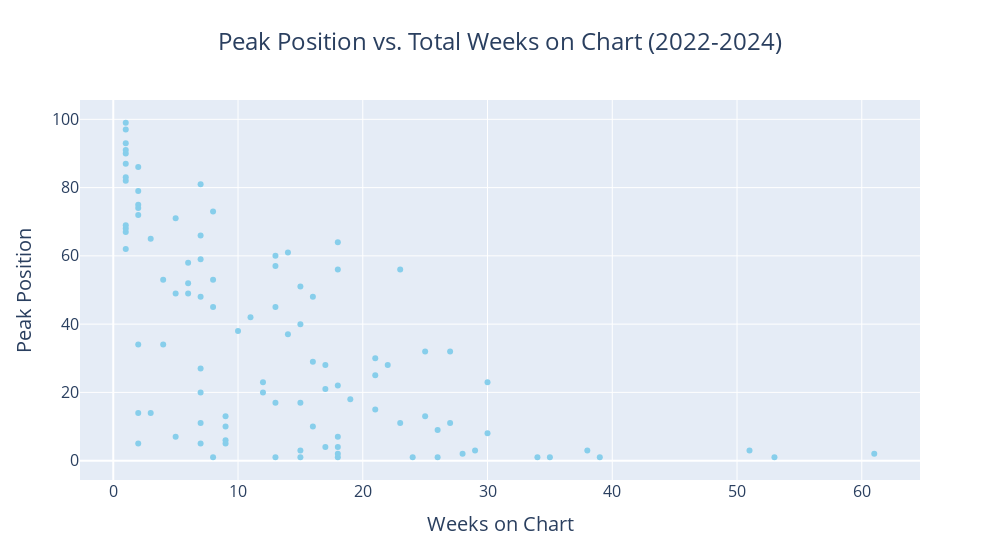

Notebook cell for this chart:
### Code cell
# Peak Position vs. Total Weeks on Chart (2022-2024)
# Create a scatter plot
fig = px.scatter(
    weeks_on_chart_sorted,
    x='Weeks on Chart',
    y='Peak Position',
    color_discrete_sequence=['skyblue'],
    hover_data=['Title', 'Singer(s)'],
    title='Peak Position vs. Total Weeks on Chart (2022-2024)',
    width=1000
)

# Customize the chart
fig.update_layout(
    title_font=dict(size=24),
    title_x=0.5,
    xaxis_title='Weeks on Chart',
    yaxis_title='Peak Position',
    xaxis_title_font=dict(size=20),
    yaxis_title_font=dict(size=20),
    xaxis=dict(
        tickfont=dict(size=16),
    ),
    yaxis=dict(
        tickfont=dict(size=16)
    ),
    hoverlabel=dict(
        font=dict(
            family="Arial",
            size=14
        )
    ),
    bargap=0.2
)

# Show the chart
fig.show()

### Figure 1 — Plotly figure (JSON) as saved in the notebook; plotly's stock layout.template omitted (floating-point values rounded to 4 significant figures; data arrays with more than 128 entries replaced by an {"elided": "..."} marker saying what was removed)
{"data": [{"customdata": {"elided": "100x2 str values"}, "hovertemplate": "Weeks on Chart=%{x}<br>Peak Position=%{y}<br>Title=%{customdata[0]}<br>Singer(s)=%{customdata[1]}<extra></extra>", "legendgroup": "", "marker": {"color": "skyblue", "symbol": "circle"}, "mode": "markers", "name": "", "orientation": "v", "showlegend": false, "type": "scatter", "x": [61, 53, 51, 39, 38, 35, 34, 30, 30, 29, 28, 27, 27, 26, 26, 25, 25, 24, 23, 23, 22, 21, 21, 21, 19, 18, 18, 18, 18, 18, 18, 18, 17, 17, 17, 16, 16, 16, 15, 15, 15, 15, 15, 14, 14, 13, 13, 13, 13, 13, 12, 12, 11, 10, 9, 9, 9, 9, 8, 8, 8, 8, 7, 7, 7, 7, 7, 7, 7, 7, 6, 6, 6, 5, 5, 5, 4, 4, 3, 3, 2, 2, 2, 2, 2, 2, 2, 2, 1, 1, 1, 1, 1, 1, 1, 1, 1, 1, 1, 1], "xaxis": "x", "y": [2, 1, 3, 1, 3, 1, 1, 8, 23, 3, 2, 32, 11, 1, 9, 32, 13, 1, 56, 11, 28, 15, 25, 30, 18, 1, 2, 4, 56, 22, 7, 64, 28, 4, 21, 29, 10, 48, 17, 1, 51, 3, 40, 37, 61, 17, 60, 57, 45, 1, 20, 23, 42, 38, 10, 6, 13, 5, 73, 45, 1, 53, 11, 27, 66, 48, 59, 5, 20, 81, 58, 49, 52, 7, 71, 49, 53, 34, 14, 65, 86, 79, 75, 74, 34, 72, 5, 14, 90, 87, 67, 91, 82, 68, 69, 99, 93, 62, 83, 97], "yaxis": "y"}], "layout": {"bargap": 0.2, "hoverlabel": {"font": {"family": "Arial", "size": 14}}, "legend": {"tracegroupgap": 0}, "title": {"font": {"size": 24}, "text": "Peak Position vs. Total Weeks on Chart (2022-2024)", "x": 0.5}, "width": 1000, "xaxis": {"anchor": "y", "domain": [0, 1], "tickfont": {"size": 16}, "title": {"font": {"size": 20}, "text": "Weeks on Chart"}}, "yaxis": {"anchor": "x", "domain": [0, 1], "tickfont": {"size": 16}, "title": {"font": {"size": 20}, "text": "Peak Position"}}}}
